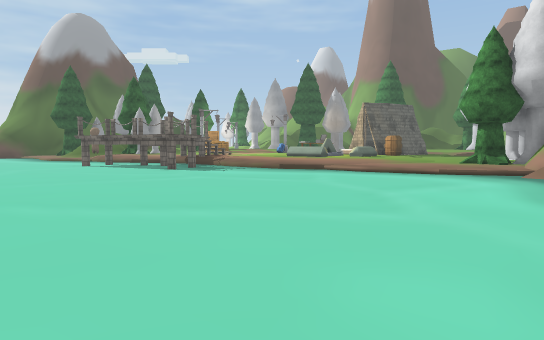
[1] (above)

24 first-person views from a walk through a scene from a Unity 3-D project. The camera is 1.4 m above the floor, tilts 4° down and sees 75° across. The floor is counted in squares, 2 m on a side. Each view is taken from the middle of a square. On the plan, view 1 faces up. The plan holds only what a view shows up to about 11 squares ahead; the rest is blank. The place goes on beyond the plan. The player is left out. Some animated figures are not drawn. Some surface patterns are stand-ins.

[2]
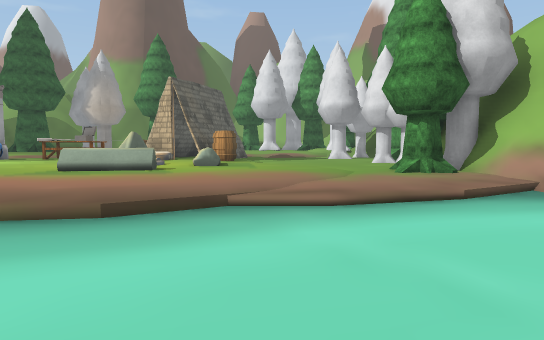

[3]
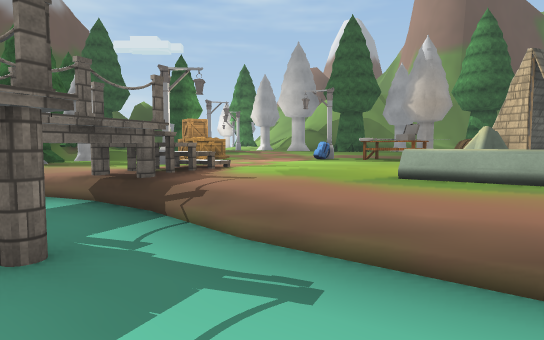

[4]
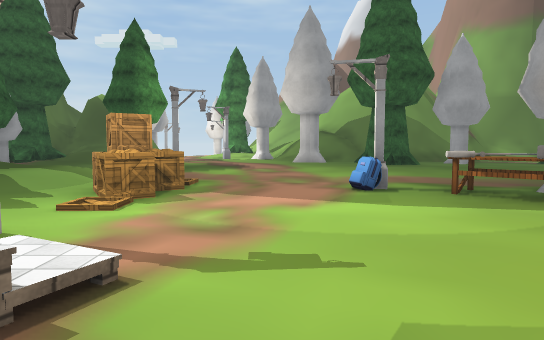

[5]
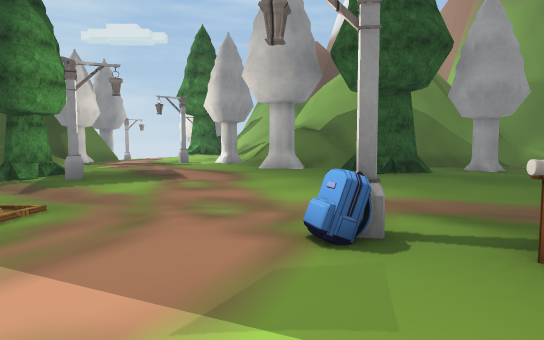

[6]
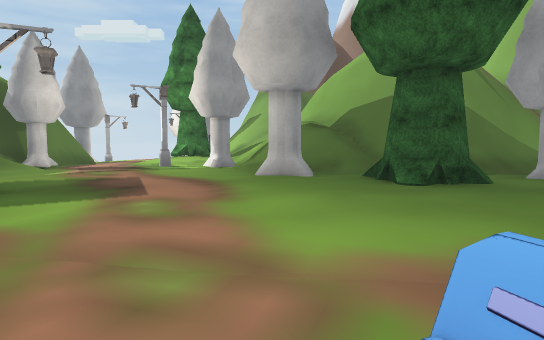

[7]
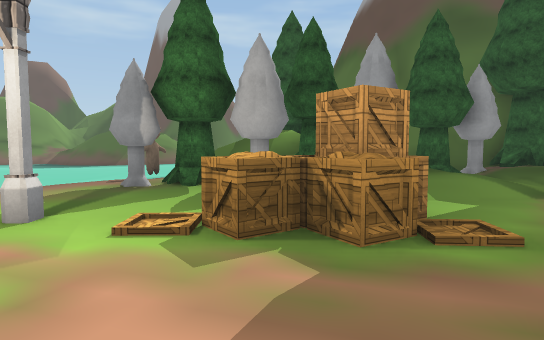

[8]
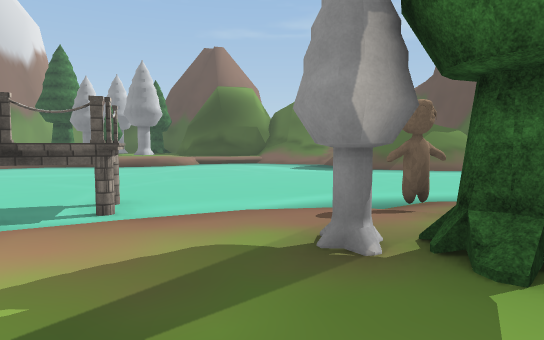

[9]
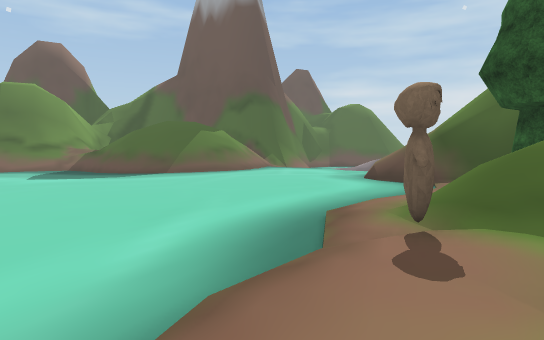

[10]
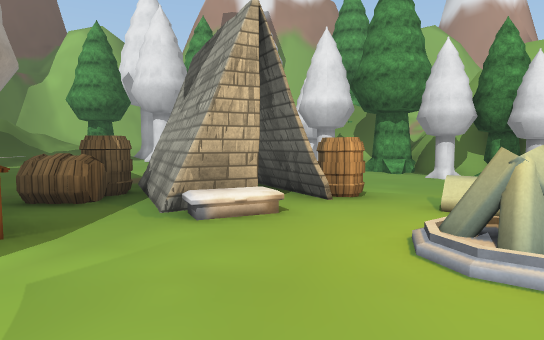

[11]
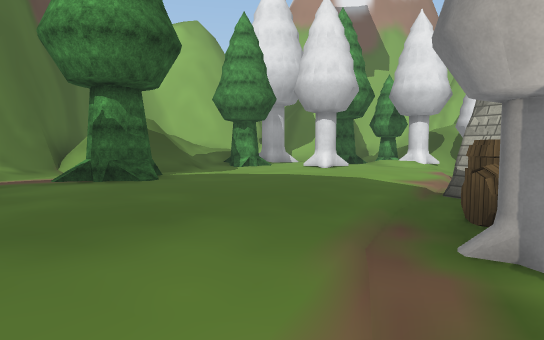

[12]
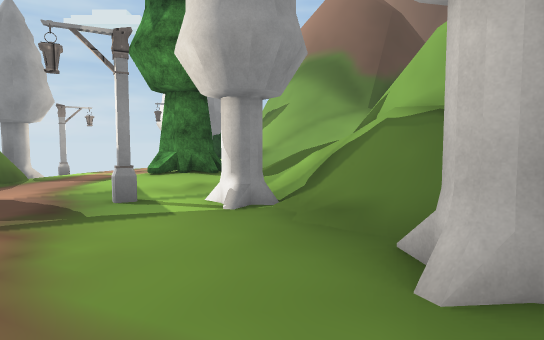

[13]
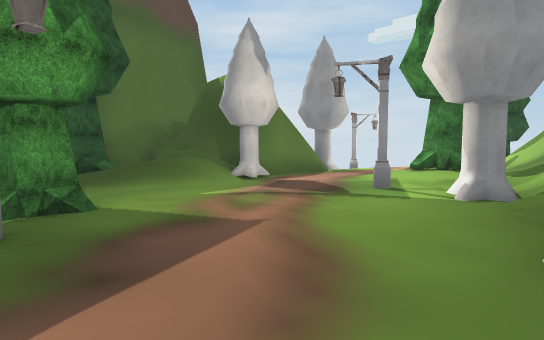

[14]
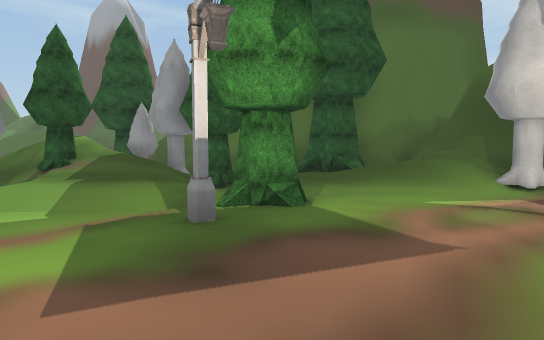

[15]
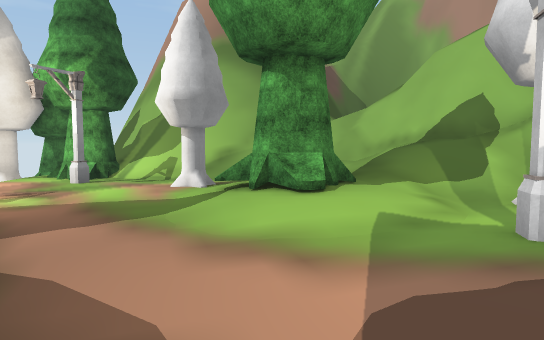

[16]
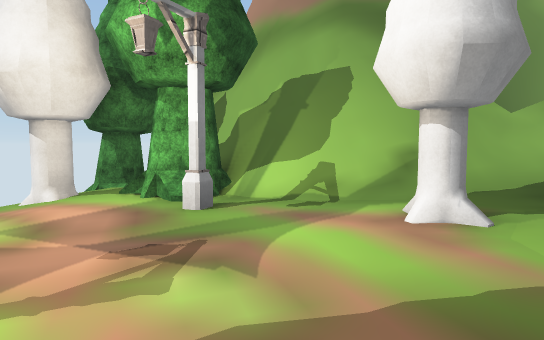

[17]
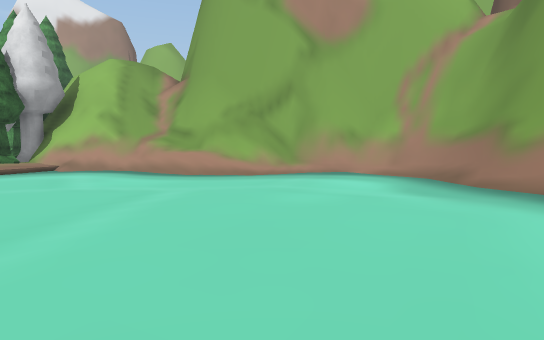

[18]
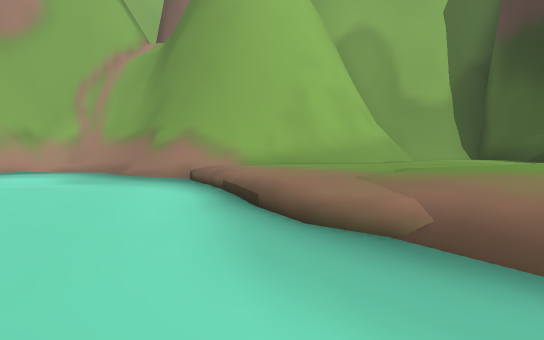

[19]
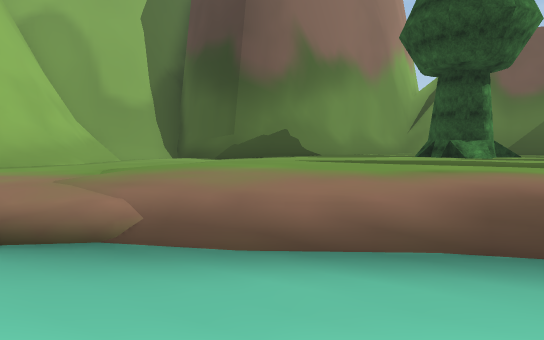

[20]
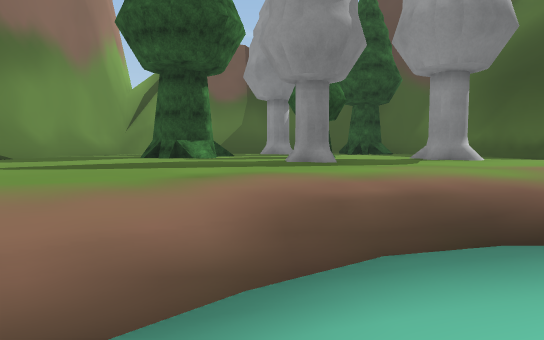

[21]
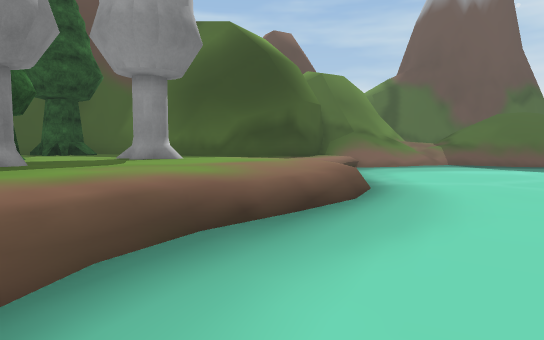

[22]
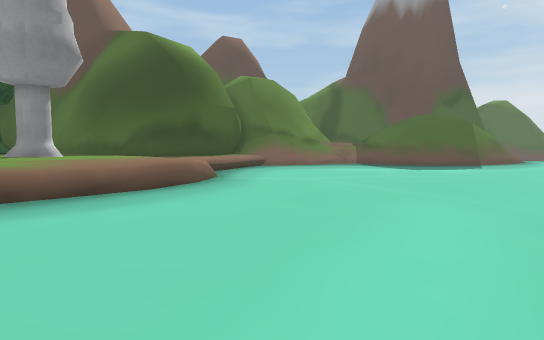

[23]
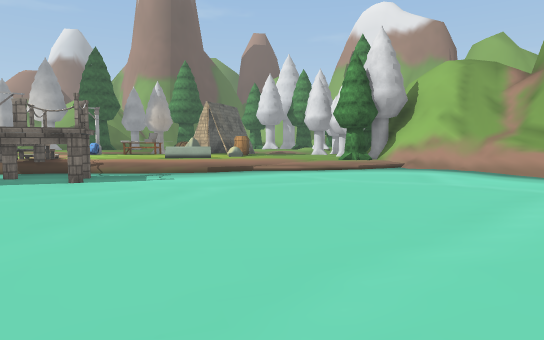

[24]
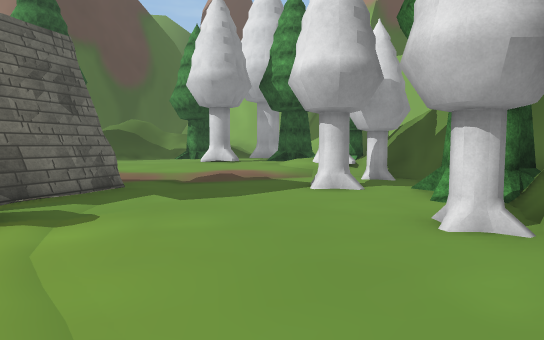

### Floor plan
Key: @ floor where view 1 was taken; # wall or solid block; x gap in a wall; . main floor; : floor 0.25 m higher than the main floor; + floor 0.5 m higher than the main floor; * floor 0.75 m higher than the main floor; % floor 1 m higher than the main floor; / step, stairs or slope; = window, fence, low wall or low ledge; ^ raised ledge; O other object.
Columns run from 17 left of view 1 to 12 right of it. Each row starts with its distance up from view 1.
 38             O/O##
 37             //O##^
 36            ///O//#^
 35            /*O////#^   #
 34           O****/////   ##
 33          OO***O*////
 32           #***// /#/^
 31           #**/OO//###
 30           #**/////##
 29          ##O****//##
 28        ###//**O*O//#######
 27        ##///*****///##########
 26        #O///*****O/* /x*=///
 25        #O%//*******OO*O***/
 24        #OO//O/*****//****O//=/
 23        # O///O*************///
 22         O////+/**************O
 21         #////+/+///***********
 20    ## OO//O//+O+++O++//*****O*
 19   ##/ O  //O++O++++OOOO/****O*
 18  ^^../  //OO++++++++OOO##/****
 17  ...../////O++O++++++####+/**/
 16  ......//O/++++++++++####+++/O
 15  ........./+++ =+++O++O++++O+O
 14  .........../## +++O/O+++++/+/
 13  ............##/+++O/++++++//
 12  ..........####//+++++++++OOO#
 11  ............ #../++++++OO####
 10  ..................//++OO##
  9 ..................../:+/##
  8 ......................//#=
  7 .......................##
  6 .......................##
  5 ....................../#
  4 /...................../#
  3 //..................../#
  2 #*/ ///.............../#
  1 ##* **//............../#
  0  #******//.......@..../#
 -1  #**O****/*/////...../##
 -2  #**O********/++//#####
 -3 #*****O******/+++###
 -4 #*O**O******  ++##
 -5 #OO****/*****++/#
 -6 ## O** O*****++/#
 -7     *  /*****++/#
 -8    #*  ****#/++ #
 -9    ####*######//#
-10       ###    ####

Positions as (right, up) in squares from view 1, and headings:
1: (0, 0), facing up
2: (-1, 7), facing up-right
3: (-1, 9), facing up
4: (-1, 14), facing up
5: (0, 17), facing up
6: (0, 19), facing up
7: (0, 19), facing left
8: (-4, 18), facing down-left
9: (-5, 15), facing left
10: (0, 16), facing right
11: (1, 21), facing right
12: (-1, 24), facing up
13: (0, 23), facing up-left
14: (0, 24), facing left
15: (-6, 28), facing up-right
16: (-6, 32), facing up-right
17: (-4, 2), facing right
18: (-6, 2), facing down-right
19: (-6, 2), facing down
20: (-6, 1), facing down-left
21: (-6, 1), facing left
22: (-5, 4), facing left
23: (-5, 3), facing up-right
24: (5, 11), facing up-right
